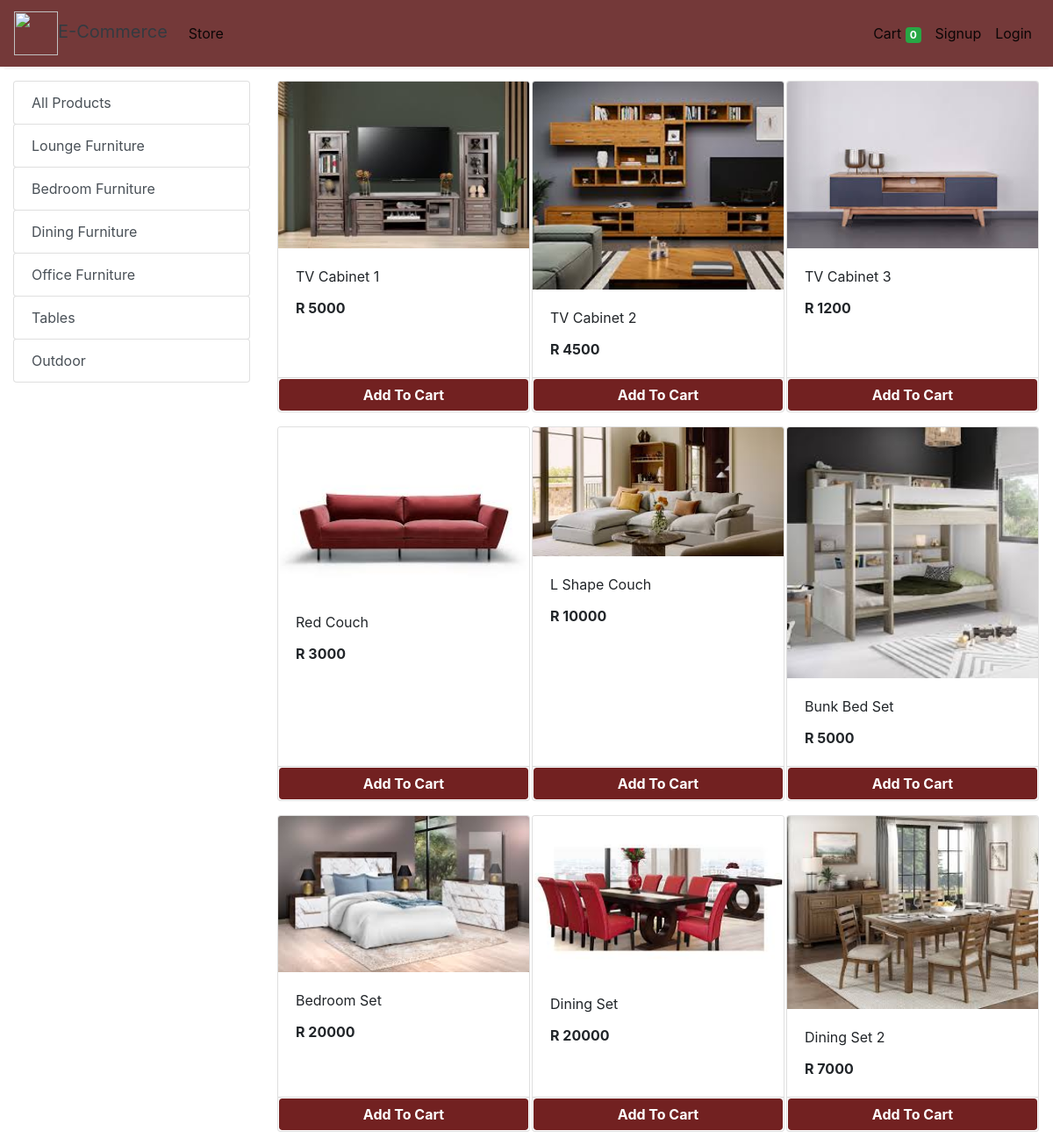
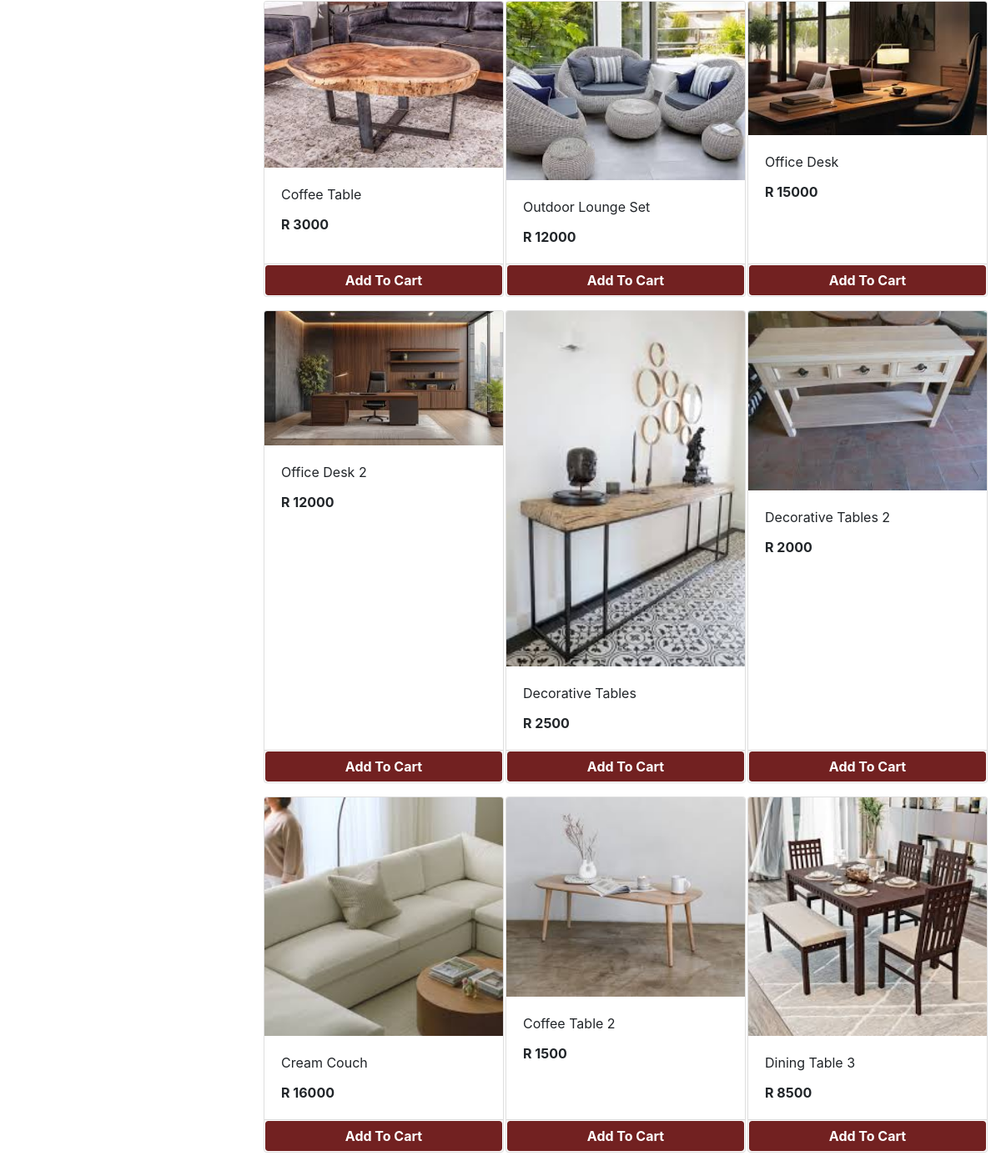
The app's page /store with its own data (2 pictures, top to bottom).
### store/models/category.py (models this page shows, shortened)
class Category(models.Model):
    name= models.CharField(max_length=50)
    @staticmethod
    def get_all_categories():
        return Category.objects.all()

### store/models/product.py (models this page shows, shortened)
class Products(models.Model):
    name = models.CharField(max_length=60)
    price= models.IntegerField(default=0)
    category= models.ForeignKey(Category,on_delete=models.CASCADE,default=1 )
    description= models.CharField(max_length=250, default='', blank=True, null= True)
    image= models.ImageField(upload_to='uploads/products/')
    @staticmethod
    def get_all_products():
        return Products.objects.all()

### store/views/home.py (the view)
# urls.py: path('' , include('store.urls'))
def store(request):
    cart = request.session.get('cart')
    if not cart:
        request.session['cart'] = {}
    products = None
    categories = Category.get_all_categories()
    categoryID = request.GET.get('category')
    if categoryID:
        products = Products.get_all_products_by_categoryid(categoryID)
    else:
        products = Products.get_all_products();
    data = {}
    data['products'] = products
    data['categories'] = categories
    print('you are : ', request.session.get('email'))
    return render(request, 'index.html', data)

### store/templatetags/cart.py (called while the page is built)
@register.filter (name='is_in_cart')
def is_in_cart(product, cart):
    keys = cart.keys ()
    for id in keys:
        if int (id) == product.id:
            return True
    return False;

### store/templatetags/custom_filter.py (called while the page is built)
@register.filter(name='currency')
def currency(number):
    return "R "+str(number)

### store/templates/index.html (shortened to what this page needs)
{% extends 'base.html' %}
{% block content %}
{% load cart %}
{% load custom_filter %}
<div class="container-fluid mt-3">
	<div class="row">
		<div class="col-lg-3 mx-auto">
			<div class="list-group">
				<a href="/" class="list-group-item list-group-item-action btn btn-outline-success">All Products</a>
				{% for category in categories %}
				<a href="/?category={{category.id}}"
					class="list-group-item list-group-item-action btn btn-outline-success ">{{category.name}}</a>
				{% endfor %}
			</div>
		</div>
		<div id='products' class="col-lg-9 mx-auto">
			<div class="row mx-auto">
				{% for product in products %}
				<div class="card mx-auto mb-3" id={{product.id}} style="width: 18rem;">
					<img class="card-img-top" src="{{product.image.url}}" alt="Card image cap">
					<div class="card-body">
						<p class="card-title">{{product.name}}</p>
						<p class="card-text"><b>{{product.price|currency}}</b></p>
					</div>
					<div class="card-footer p-0 no-gutters">
						{% if product|is_in_cart:request.session.cart %}
						<div class="row no-gutters">
							<form action="/#{{product.id}}" class="col-2 " method="post">
								{% csrf_token %}
								<input hidden type="text" name='product' value='{{product.id}}'>
								<input hidden type="text" name='remove' value='True'>
								<input type="submit" value=" - " class="btn btn-block btn-success border-right">
							</form>
							<div class="text-center col btn btn-success">{{product|cart_quantity:request.session.cart}} in Cart</div>
							<form action="/#{{product.id}}" class="col-2 " method="post">
								{% csrf_token %}
								<input hidden type="text" name='product' value='{{product.id}}'>
								<input type="submit" value=" + " class="btn btn-block btn-success border-left">
							</form>
						</div>
						{% else %}
						<form action="/#{{product.id}}" method="POST" class="btn-block">
							<input type="submit" class="float-right btn btn-success form-control" style="background-color:rgb(114, 33, 33);border-color: white;font-weight: bolder;"
                    value="Add To Cart">
						</form>
						{% endif %}
					</div>
				</div>
				{% endfor %}
			</div>
		</div>
	</div>
</div>
{% endblock %}

### store/templates/base.html (shortened to what this page needs)
<!doctype html>
<html lang="en">
  {% load static %}
<head>
  <link rel="stylesheet" href="https://maxcdn.bootstrapcdn.com/bootstrap/4.0.0/css/bootstrap.min.css"
>
</head>
<body>
<nav class="one-edge-shadow
  navbar navbar-light
  sticky-top navbar
  navbar-expand-lg
  text-white">
    <a class="navbar-brand ms-3 text-dark " href="/">
    <link rel="stylesheet" href="https://use.fontawesome.com/releases/v5.7.0/css/all.css">
    <img src="https://www.freepnglogos.com/uploads/shopping-cart-png/shopping-cart-svg-png-icon-download-28.png" style="width:50px;height:50px;color:text-light;">E-Commerce</a>
    <div class="collapse navbar-collapse" id="navbarSupportedContent">
      <ul class="navbar-nav mr-auto">
        <li class="nav-item active">
          <a class="nav-link" href="/store">Store <span class="sr-only">(current)</span></a>
        </li>
          </ul>
      <ul class=" navbar-nav my-2 my-lg-0">
        <li class="nav-item active">
          <a class="nav-link" href="/cart">Cart
            <span class="badge badge-success">{{request.session.cart.keys|length}}</span>
            <span class="sr-only">(current)</span></a>
        </li>
        {% if request.session.customer %}
        <li class="nav-item active ">
          <a class="nav-link" href="/orders">Orders<span class="sr-only">(current)</span></a>
        </li>
        <li class="nav-item active ">
          <a class="nav-link" href="/logout">Logout<span class="sr-only">(current)</span></a>
        </li>
        {% else %}
        <li class="nav-item active">
          <a class="nav-link" href="/signup">Signup<span class="sr-only">(current)</span></a>
        </li>
        <li class="nav-item active">
          <a class="nav-link" href="/login">Login<span class="sr-only">(current)</span></a>
        </li>
        {% endif %}
      </ul>
    </div>
  </nav>
  {% block content %}{% endblock %}
</body>
</html>

### store/templates/base.html (style rules this page uses)
nav { background-color: rgb(116, 57, 57); }
.one-edge-shadow { box-shadow: 0 8px 2px -5px rgb(246, 245, 245); }

### records on screen
Category: name "Lounge Furniture"
Category: name "Bedroom Furniture"
Category: name "Dining Furniture"
Category: name "Office Furniture"
Category: name "Tables"
Category: name "Outdoor"
Products: {{ product.id }} 1 (drawn), image (picture), name "TV Cabinet 1", price "R 5000"
Products: image (picture), name "TV Cabinet 2", price "R 4500"
Products: image (picture), name "TV Cabinet 3", price "R 1200"
Products: image (picture), name "Red Couch", price "R 3000"
Products: image (picture), name "L Shape Couch", price "R 10000"
Products: image (picture), name "Bunk Bed Set", price "R 5000"
Products: image (picture), name "Bedroom Set", price "R 20000"
Products: image (picture), name "Dining Set", price "R 20000"
Products: image (picture), name "Dining Set 2", price "R 7000"
Products: image (picture), name "Coffee Table", price "R 3000"
Products: image (picture), name "Outdoor Lounge Set", price "R 12000"
Products: image (picture), name "Office Desk", price "R 15000"
Products: image (picture), name "Office Desk 2", price "R 12000"
Products: image (picture), name "Decorative Tables", price "R 2500"
Products: image (picture), name "Decorative Tables 2", price "R 2000"
Products: image (picture), name "Cream Couch", price "R 16000"
Products: {{ product.id }} 18 (drawn), image (picture), name "Coffee Table 2", price "R 1500"
Products: image (picture), name "Dining Table 3", price "R 8500"

### other values on screen
{{ request.session.cart.keys|length }} "0"
